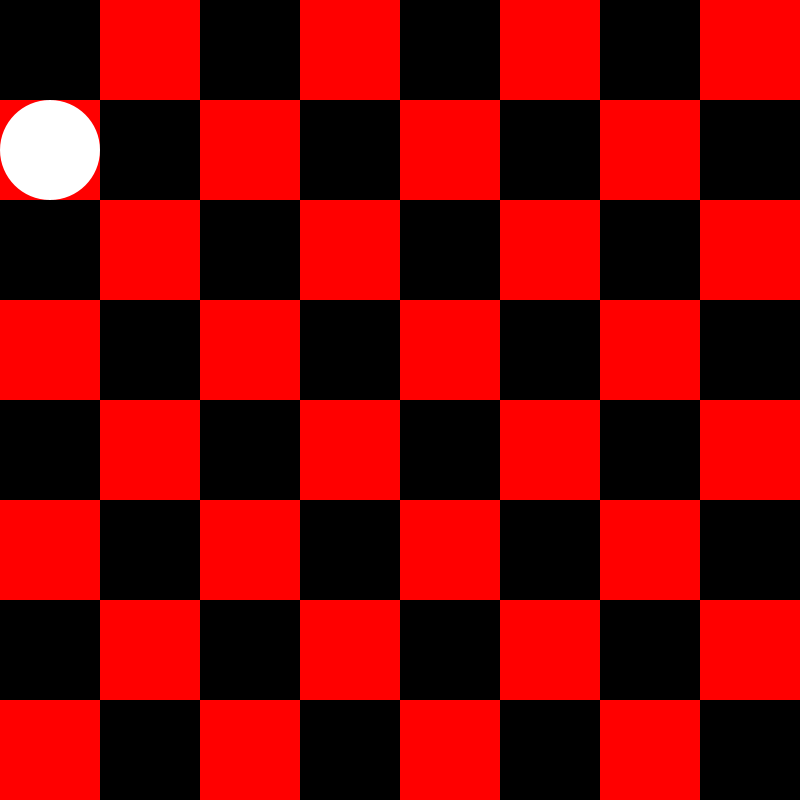
Frame 1 (no input)
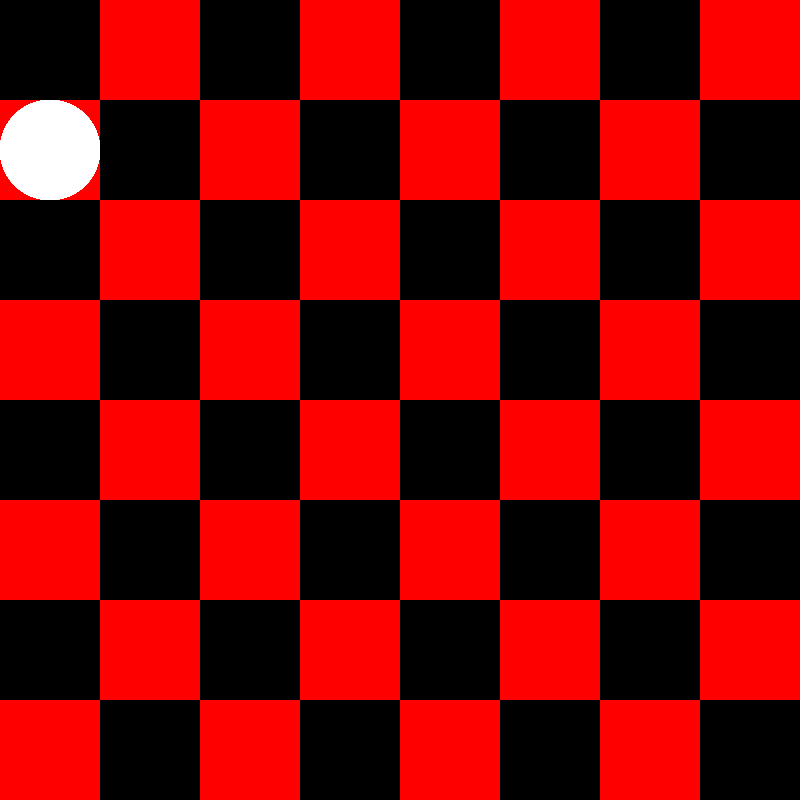
Frame 60 (the mouse pressed at the canvas centre just before this capture)
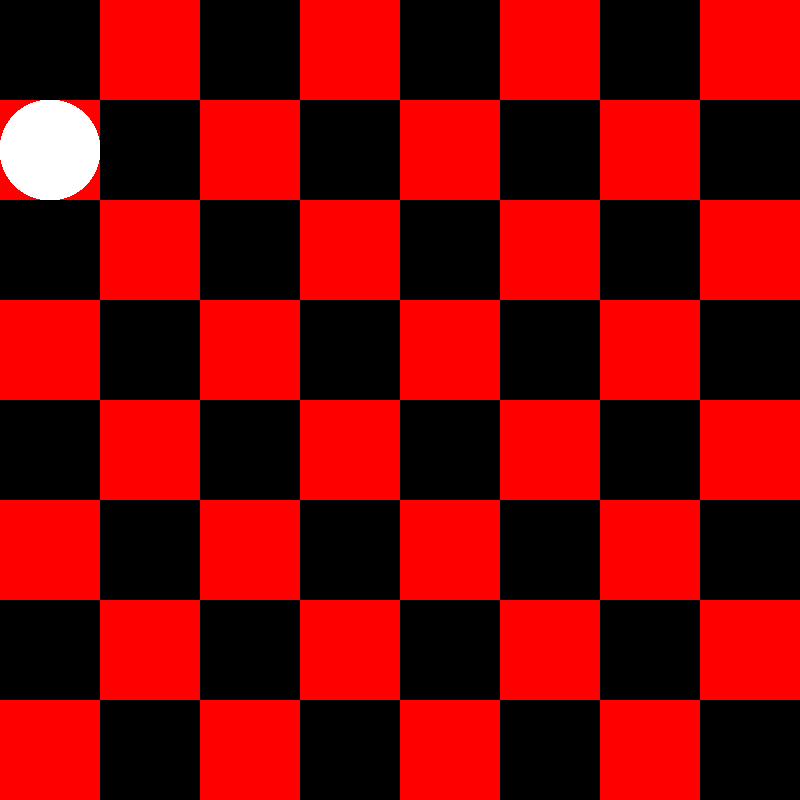
Frame 120 (the mouse held since frame 60 and released just before this capture)

The Processing sketch that drew these frames (run headless with seeded random() and noise(); from frame 60 on, the mouse is pressed at the canvas centre):

// Processing sketch: Checkers
// ── Checkers.pde
public Board chess = new Board();
public Piece test = new Piece(2,1,#FFFFFF);
void setup(){
 size(800,800);
 background(#FF0000);
}

void draw(){
 chess.drawBoard();
 test.drawPiece();
 System.out.println(test.inSpace(mouseX,mouseY));
}

// ── Board.pde
public class Board{
 public Board(){}
 
 public void drawBoard(){
   fill(#000000); noStroke();
  for(int i = 0; i < 11; i++){
    for(int j = 0; j < 11; j++) 
      if((j+i)%2==0) rect(j*100,i*100,100,100);
    
  }
 }
  
  
}

// ── Piece.pde
public class Piece{
 private int rank;
 private int file;
 public boolean locked;
 public color side;
 public Piece(int a, int b, color d){
   rank = a; file = b; side = d;
 }
 
 public void drawPiece(){
   fill(side);
   ellipse(file*100-50,rank*100-50,100,100);
 }
 public void movePiece(int a, int b){
   file = a; rank = b;
 }
 
 public boolean inSpace(int x, int y){
   if(Math.abs(x-50) < Math.abs(file-50) && Math.abs(y-50) < Math.abs(rank-50))
     return true;
     return false;
 }
}
